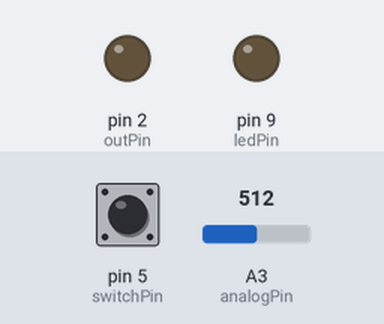
The sketch below on a simulated Arduino Uno, built with avr-gcc and run on an emulated ATmega328P. Shown: output pins drawn as LEDs (lit = HIGH). The test bench sets the inputs (shaded band); at power-on: pin 5 (switchPin) LOW, A3 (analogPin) = 512.

Above: at 1.2 s.
1.3 s: pin 5 (switchPin) pulled HIGH for 0.15 s
At 1.8 s:
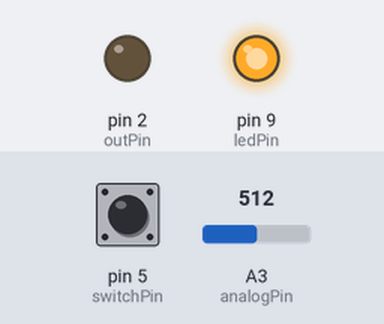
Timing chart, 0 to 4.3 s (numbered marks = the images above; inputs shaded):
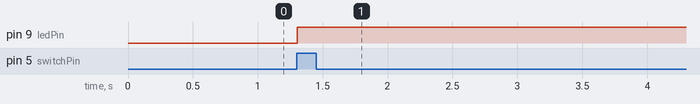

Measured:
- after the input at 1.3 s, pin 9 (ledPin): LOW → HIGH at once

The sketch:

Peanut.ino
```cpp
int ledPin = 9;      // LED connected to digital pin 9
int outPin = 2;      // Tramister connected to analog pin 2
int analogPin = 3;   // receiver connected to analog pin 3
int switchPin = 5;      // switch connected to digital pin 5
int val = 0;         // variable to store the read value

int cycles = 0;// variable to store the amount of cycles
int StDe[10]; // the standard deviation
int Mean[10];

void setup()

{
 pinMode(switchPin, INPUT); // sets the pin as input

  pinMode(ledPin, OUTPUT);   // sets the pin as output
  pinMode(outPin, OUTPUT);   // sets the pin as output
}


void loop()

{

 analogWrite(outPin, 50);


Calibration();
cycles = cycles + 924;// the amount of cycles that have been gone through
if(digitalRead(switchPin) == HIGH) {// if the switch is activated
  int Read = analogRead(analogPin);
 int AvgOne = Mean[0] + Mean[1] + Mean[2] + Mean[3] + Mean[4] + Mean[5] + Mean[6] + Mean[7] + Mean[8] + Mean[9] + Mean[10];
  int Avg = AvgOne / 10;
   int SDOne = StDe[0] + StDe[1] + StDe[2] + StDe[3] + StDe[4] + StDe[5] + StDe[6] + StDe[7] + StDe[8] + StDe[9] + StDe[10];
  int StD = SDOne / 10;

  int PosBoundSD = StD * 4;
   int NegBoundSD = StD * -4;
  if(Read > Avg + PosBoundSD) {
      digitalWrite(ledPin, HIGH);
  }
  if(Read < Avg + NegBoundSD) {
   digitalWrite(ledPin, HIGH);
  }

}
else{

}
}


//read calibration
void Calibration(){// start of calibration function
 int times = 0;
 while(times < 10){
 int amountOfTimes = 0;
 int NumberAtTime[10];
 int Sum = 0;
  while(amountOfTimes < 10){

 NumberAtTime[amountOfTimes] = analogRead(analogPin);   // read the input pin
Sum = Sum + NumberAtTime[amountOfTimes];
amountOfTimes++;
}

int average = Sum / 10;
Mean[times] = average;
amountOfTimes = 0;
int Standardone = 0;
int Standardtwo = 0;
 while(amountOfTimes < 10){
Standardone = average - NumberAtTime[amountOfTimes];
Standardtwo = Standardtwo + Standardone;
amountOfTimes++;
 }
 int Standardthree = Standardtwo * Standardtwo;
 int Standardfour = Standardthree / 10;
  StDe[times] = sqrt(Standardfour);

  times++;
}

}// end of calibration function


/**
int StDeWR[10]; // the standard deviation
int MeanWR[10];
//write calibration
void CalibrationWR(){// start of calibration function
 int times = 0;
 while(times < 10){
 int amountOfTimes = 0;
 int NumberAtTime[10];
 int Sum = 0;
  while(amountOfTimes < 10){

 NumberAtTime[amountOfTimes] = analogRead(outPin);   // read the input pin
Sum = Sum + NumberAtTime[amountOfTimes];
amountOfTimes++;
}

int average = Sum / 10;
MeanWR[times] = average;
amountOfTimes = 0;
int Standardone = 0;
int Standardtwo = 0;
 while(amountOfTimes < 10){
Standardone = average - NumberAtTime[amountOfTimes];
Standardtwo = Standardtwo + Standardone;
amountOfTimes++;
 }
 int Standardthree = Standardtwo * Standardtwo;
 int Standardfour = Standardthree / 10;
  StDeWR[times] = sqrt(Standardfour);

  times++;
}

}// end of calibration function
**/
```
